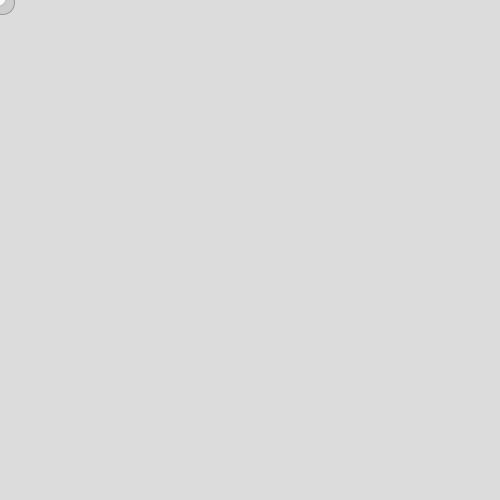
Frame 1 (no input)
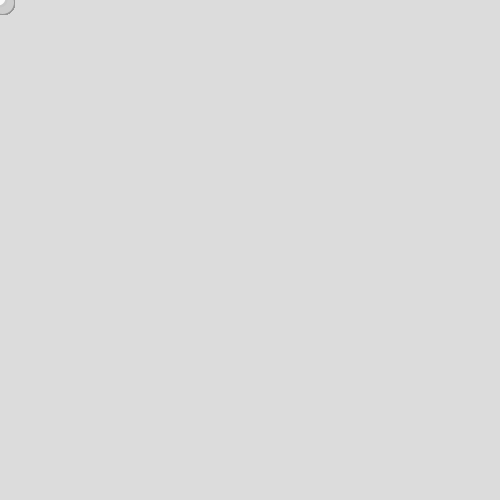
Frame 60 (the mouse pressed at the canvas centre just before this capture)
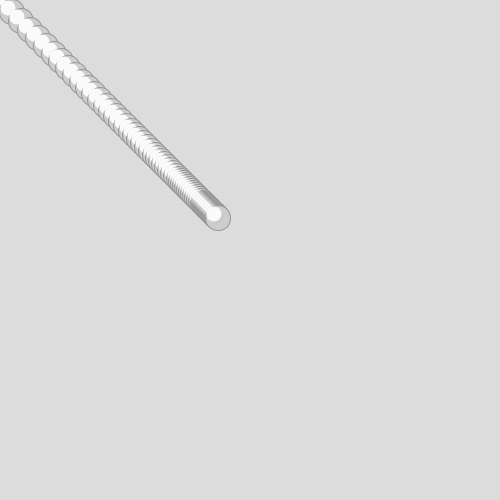
Frame 120 (the mouse held since frame 60 and released just before this capture)

The Processing sketch that drew these frames (run headless with seeded random() and noise(); from frame 60 on, the mouse is pressed at the canvas centre):

// Processing sketch: processing_163764
// ── processing_163764.pde

int x=0;
int y=0;
void setup(){
  size(500,500);
  background(220);
   smooth();
  frameRate(45);
 
}
  
void draw(){
  
  
  x = x + (mouseX-x)/25;
  y = y + (mouseY-y)/25;
  

  stroke(150);
  fill(205,205,205);
  ellipse(x+2, y+2, 25, 25);
  noStroke();
  fill(200);
ellipse(x, y, 15, 15);
 
fill(250);
ellipse(x-2, y-2, 15, 15);

 }
   

  

void keyPressed(){
   if(key=='s'){
      saveImage();
 }
 
  }
 
 
 
    
 void saveImage() {
  String fileName = timeStamp()+".tiff";
  PImage imageSave = get(0,0,width,height);
  imageSave.save(fileName);
}
  
String timeStamp() {
 String timestamp = year()+"_"+month()+"_"+day()+"_"+minute()+"_"+second()+"_"+millis();
 return timestamp;
}
